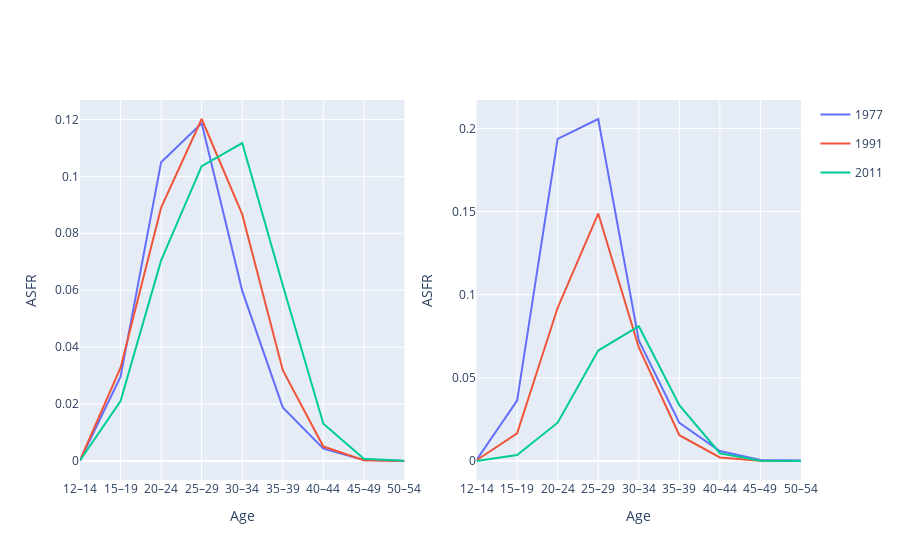

Notebook code for this chart:
### Code cell
# combine the two plots
fig = make_subplots(rows=1, cols=2)

# UK ASFR
fig1 = px.line(data_2_uk_long, x='age', y='asfr', color='year')
legend_text = {'asfr_1977':'1977', 'asfr_1991': '1991', 'asfr_2011': '2011'}
fig1.for_each_trace(lambda t: t.update(name = legend_text[t.name],
                                       legendgroup = legend_text[t.name],
                                       hovertemplate = t.hovertemplate.replace(t.name, legend_text[t.name])
                                       )
                    )
for trace in fig1.data:
    fig.add_trace(trace, row=1, col=1)
    
# update y-axis and x-axis titles on the main fig
fig.update_yaxes(title='ASFR', row=1, col=1)
fig.update_xaxes(title='Age', row=1, col=1)

# TW ASFR
fig2 = px.line(data_2_tw_long, x='age', y='asfr', color='year')
legend_text = {'asfr_1977':'1977', 'asfr_1991': '1991', 'asfr_2011': '2011'}
fig2.for_each_trace(lambda t: t.update(name = legend_text[t.name],
                                       legendgroup = legend_text[t.name],
                                       hovertemplate = t.hovertemplate.replace(t.name, legend_text[t.name])
                                       )
                    )
for trace in fig2.data:
    trace.showlegend = False
    fig.add_trace(trace, row=1, col=2)
    
# update y-axis and x-axis titles on the main fig
fig.update_yaxes(title='ASFR', row=1, col=2)
fig.update_xaxes(title='Age', row=1, col=2)

fig.show()

# save the plot
fig.write_image(Path('').resolve().parents[0] / 'output' / 'q2_px.png')

### Figure 1 — Plotly figure (JSON) as saved in the notebook; plotly's stock layout.template omitted (floating-point values rounded to 4 significant figures)
{"data": [{"hovertemplate": "year=1977<br>age=%{x}<br>asfr=%{y}<extra></extra>", "legendgroup": "1977", "line": {"color": "#636efa", "dash": "solid"}, "marker": {"symbol": "circle"}, "mode": "lines", "name": "1977", "orientation": "v", "showlegend": true, "type": "scatter", "x": ["12–14", "15–19", "20–24", "25–29", "30–34", "35–39", "40–44", "45–49", "50–54"], "xaxis": "x", "y": [0.0001778, 0.02963, 0.105, 0.1187, 0.05978, 0.01886, 0.004337, 0.000319, 5.299e-06], "yaxis": "y"}, {"hovertemplate": "year=1991<br>age=%{x}<br>asfr=%{y}<extra></extra>", "legendgroup": "1991", "line": {"color": "#EF553B", "dash": "solid"}, "marker": {"symbol": "circle"}, "mode": "lines", "name": "1991", "orientation": "v", "showlegend": true, "type": "scatter", "x": ["12–14", "15–19", "20–24", "25–29", "30–34", "35–39", "40–44", "45–49", "50–54"], "xaxis": "x", "y": [0.0002677, 0.03277, 0.08899, 0.1202, 0.08664, 0.0319, 0.005074, 0.0002974, 3.302e-05], "yaxis": "y"}, {"hovertemplate": "year=2011<br>age=%{x}<br>asfr=%{y}<extra></extra>", "legendgroup": "2011", "line": {"color": "#00cc96", "dash": "solid"}, "marker": {"symbol": "circle"}, "mode": "lines", "name": "2011", "orientation": "v", "showlegend": true, "type": "scatter", "x": ["12–14", "15–19", "20–24", "25–29", "30–34", "35–39", "40–44", "45–49", "50–54"], "xaxis": "x", "y": [0.0001626, 0.02109, 0.07047, 0.1036, 0.1117, 0.06175, 0.01309, 0.0007944, 6.161e-05], "yaxis": "y"}, {"hovertemplate": "year=1977<br>age=%{x}<br>asfr=%{y}<extra></extra>", "legendgroup": "1977", "line": {"color": "#636efa", "dash": "solid"}, "marker": {"symbol": "circle"}, "mode": "lines", "name": "1977", "orientation": "v", "showlegend": false, "type": "scatter", "x": ["12–14", "15–19", "20–24", "25–29", "30–34", "35–39", "40–44", "45–49", "50–54"], "xaxis": "x2", "y": [0.000626, 0.03632, 0.1937, 0.2057, 0.07255, 0.02294, 0.00606, 0.0005555, 0.0002523], "yaxis": "y2"}, {"hovertemplate": "year=1991<br>age=%{x}<br>asfr=%{y}<extra></extra>", "legendgroup": "1991", "line": {"color": "#EF553B", "dash": "solid"}, "marker": {"symbol": "circle"}, "mode": "lines", "name": "1991", "orientation": "v", "showlegend": false, "type": "scatter", "x": ["12–14", "15–19", "20–24", "25–29", "30–34", "35–39", "40–44", "45–49", "50–54"], "xaxis": "x2", "y": [0.0004654, 0.0166, 0.09214, 0.1488, 0.06836, 0.01553, 0.002133, 0.0001087, 6.295e-05], "yaxis": "y2"}, {"hovertemplate": "year=2011<br>age=%{x}<br>asfr=%{y}<extra></extra>", "legendgroup": "2011", "line": {"color": "#00cc96", "dash": "solid"}, "marker": {"symbol": "circle"}, "mode": "lines", "name": "2011", "orientation": "v", "showlegend": false, "type": "scatter", "x": ["12–14", "15–19", "20–24", "25–29", "30–34", "35–39", "40–44", "45–49", "50–54"], "xaxis": "x2", "y": [7.011e-05, 0.003645, 0.02304, 0.06643, 0.08108, 0.03356, 0.004667, 0.0001374, 1.552e-05], "yaxis": "y2"}], "layout": {"xaxis": {"anchor": "y", "domain": [0, 0.45], "title": {"text": "Age"}}, "xaxis2": {"anchor": "y2", "domain": [0.55, 1], "title": {"text": "Age"}}, "yaxis": {"anchor": "x", "domain": [0, 1], "title": {"text": "ASFR"}}, "yaxis2": {"anchor": "x2", "domain": [0, 1], "title": {"text": "ASFR"}}}}
